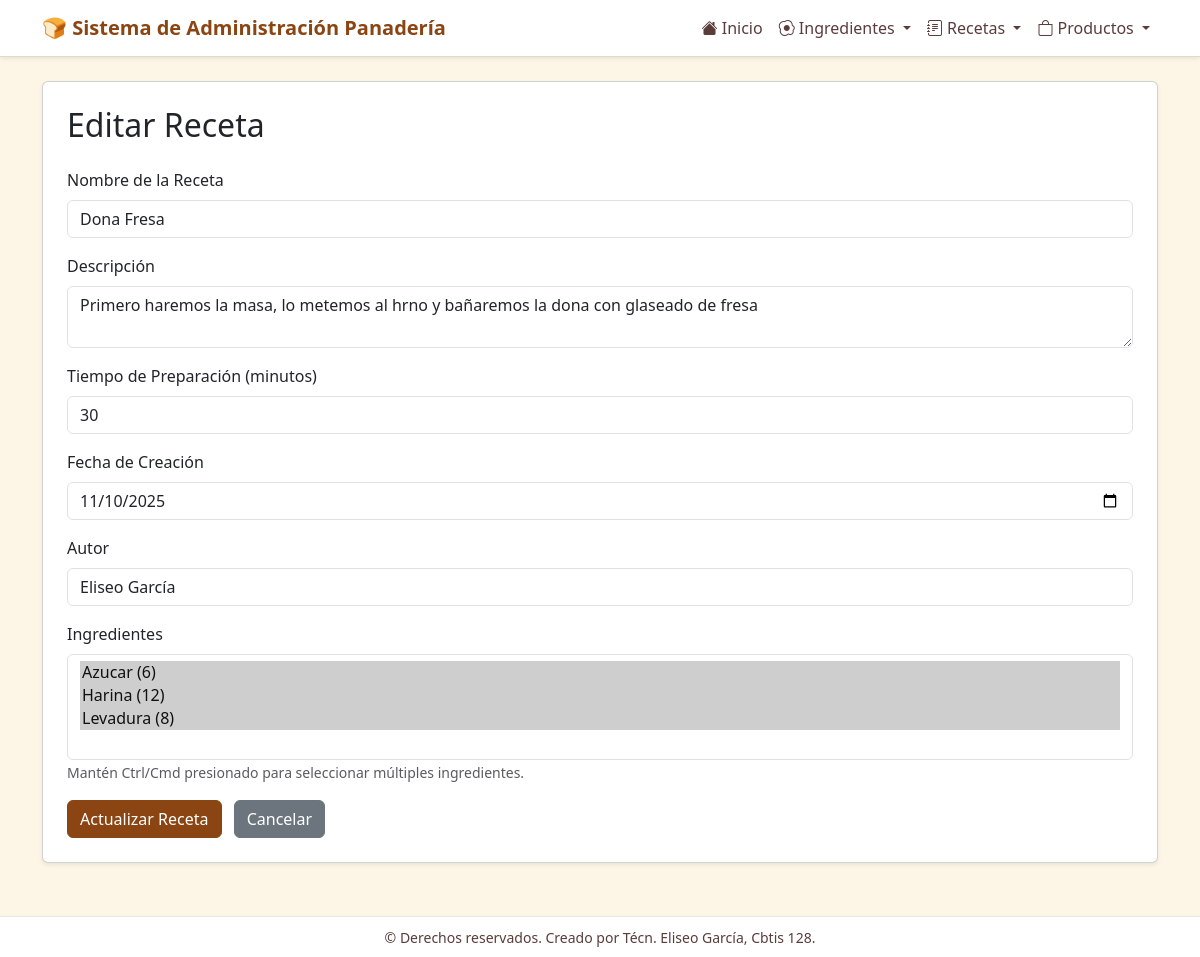
Page /recetas/editar/2/ on the committed database.
### app_Panaderia/models.py (models this page shows, shortened)
class Receta(models.Model):
    nombre = models.CharField(max_length=100)
    descripcion = models.TextField(blank=True, null=True)
    tiempo_preparacion = models.IntegerField(help_text="Tiempo en minutos")
    fecha_creacion = models.DateField()
    autor = models.CharField(max_length=100)
    ingredientes = models.ManyToManyField(Ingrediente, related_name='recetas')
    class Meta:
        verbose_name = "Receta"
        verbose_name_plural = "Recetas"

class Ingrediente(models.Model):
    nombre = models.CharField(max_length=100)
    descripcion = models.TextField(blank=True, null=True)
    unidad_medida = models.CharField(max_length=50)
    costo_unitario = models.DecimalField(max_digits=10, decimal_places=2)
    proveedor = models.CharField(max_length=100, blank=True, null=True)
    fecha_compra = models.DateField()
    stock_disponible = models.DecimalField(max_digits=10, decimal_places=2)
    class Meta:
        verbose_name = "Ingrediente"
        verbose_name_plural = "Ingredientes"

### app_Panaderia/views.py (the view)
# urls.py: path('recetas/editar/<int:receta_id>/', views.actualizar_receta, name='actualizar_receta'),
def actualizar_receta(request, receta_id):
    receta = get_object_or_404(Receta, id=receta_id)
    ingredientes_disponibles = Ingrediente.objects.all().order_by('nombre')
    ingredientes_seleccionados = receta.ingredientes.all() # Obtener los ingredientes ya asociados a la receta
    context = {
        'receta': receta,
        'ingredientes_disponibles': ingredientes_disponibles,
        'ingredientes_seleccionados': ingredientes_seleccionados,
    }
    return render(request, 'recetas/actualizar_receta.html', context)

### app_Panaderia/templates/recetas/actualizar_receta.html (shortened to what this page needs)
{% extends 'base.html' %}
{% block content %}
<div class="card shadow-sm p-4">
  <h2 class="card-title mb-4">Editar Receta</h2>
  <form method="post" action="{% url 'realizar_actualizacion_receta' receta.id %}">
    <div class="mb-3">
      <label for="nombre" class="form-label">Nombre de la Receta</label>
      <input type="text" name="nombre" id="nombre" value="{{ receta.nombre }}" class="form-control" required>
    </div>
    <div class="mb-3">
      <label for="descripcion" class="form-label">Descripción</label>
      <textarea name="descripcion" id="descripcion" class="form-control">{{ receta.descripcion|default:"" }}</textarea>
    </div>
    <div class="mb-3">
      <label for="tiempo_preparacion" class="form-label">Tiempo de Preparación (minutos)</label>
      <input type="number" name="tiempo_preparacion" id="tiempo_preparacion" value="{{ receta.tiempo_preparacion }}" class="form-control" required>
    </div>
    <div class="mb-3">
      <label for="fecha_creacion" class="form-label">Fecha de Creación</label>
      <input type="date" name="fecha_creacion" id="fecha_creacion" value="{{ receta.fecha_creacion|date:'Y-m-d' }}" class="form-control" required>
    </div>
    <div class="mb-3">
      <label for="autor" class="form-label">Autor</label>
      <input type="text" name="autor" id="autor" value="{{ receta.autor }}" class="form-control" required>
    </div>
    <div class="mb-3">
      <label for="ingredientes" class="form-label">Ingredientes</label>
      <select multiple class="form-select" id="ingredientes" name="ingredientes">
        {% for ingrediente in ingredientes_disponibles %}
          <option value="{{ ingrediente.id }}" {% if ingrediente in ingredientes_seleccionados %}selected{% endif %}>
            {{ ingrediente.nombre }} ({{ ingrediente.unidad_medida }})
          </option>
        {% empty %}
          <option value="" disabled>No hay ingredientes disponibles. Agrega algunos primero.</option>
        {% endfor %}
      </select>
      <small class="form-text text-muted">Mantén Ctrl/Cmd presionado para seleccionar múltiples ingredientes.</small>
    </div>
    <button type="submit" class="btn btn-primary me-2">Actualizar Receta</button>
    <a href="{% url 'ver_recetas' %}" class="btn btn-secondary">Cancelar</a>
  </form>
</div>
{% endblock %}

### app_Panaderia/templates/base.html (style rules this page uses)
body { background: #fdf5e6; color: #4a2c2a; }
.btn-primary { background-color: #8b4513; border-color: #8b4513; }
.btn-secondary { background-color: #6c757d; border-color: #6c757d; }

### rows in the picture
Receta: nombre "Dona Fresa", descripcion "Primero haremos la masa, lo metemos al hrno y bañaremos la dona con glaseado de fresa", tiempo_preparacion "30", fecha_creacion "11/10/2025", autor "Eliseo García"
Ingrediente: ingredientes "Azucar (6) ☑ / Harina (12) ☑ / Levadura (8) ☑"
